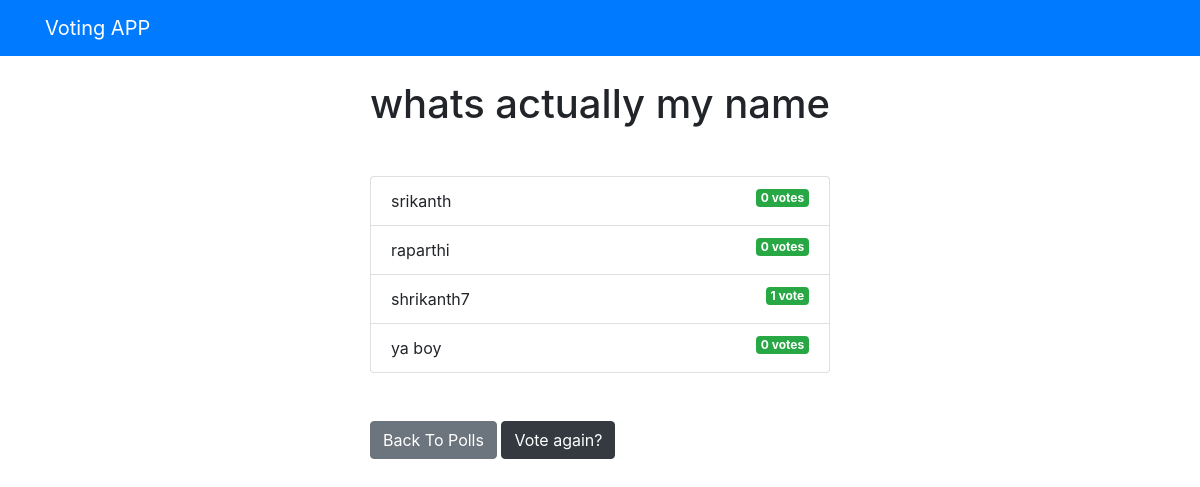
The app's page /polls/2/results/ with its own data.
### polls/models.py (models this page shows, shortened)
class Question(models.Model):
    question_text = models.CharField(max_length=200)
    pub_date = models.DateTimeField('date published')

class Choice(models.Model):
    question = models.ForeignKey(Question, on_delete=models.CASCADE)
    choice_text = models.CharField(max_length=200)
    votes = models.IntegerField(default=0)

### polls/views.py (the view)
# urls.py: path('<int:question_id>/results/', views.results, name='results'),
def results(request, question_id):
    question = get_object_or_404(Question, pk=question_id)
    return render(request, 'polls/results.html', {'question': question})

### templates/polls/results.html
{% extends 'base.html' %}
{% block content %}
<h1 class="mb-5 text-center">{{ question.question_text }}</h1>
<ul class="list-group mb-5">
    {% for choice in question.choice_set.all %}
    <li class="list-group-item">
        {{ choice.choice_text }} <span class="badge badge-success float-right">{{ choice.votes }}
            vote{{ choice.votes | pluralize }}</span>
    </li>
    {% endfor %}
</ul>
<a class="btn btn-secondary" href="{% url 'polls:index' %}">Back To Polls</a>
<a class="btn btn-dark" href="{% url 'polls:detail' question.id %}">Vote again?</a>
{% endblock %}

### templates/base.html (shortened to what this page needs)
<!DOCTYPE html>
<html lang="en">
<head>
    <link rel="stylesheet" href="https://stackpath.bootstrapcdn.com/bootstrap/4.4.1/css/bootstrap.min.css"
>
</head>
<body>
    {% include 'partials/_navbar.html'%}
    <div class="container">
        <div class="row">
            <div class=".col-md-6 m-auto">
                {% block content %}{% endblock%}
            </div>
        </div>
    </div>
</body>
</html>

### templates/partials/_navbar.html
<nav class="navbar navbar-dark bg-primary mb-4">
    <div class="container">
        <a class="navbar-brand" href="/">Voting APP</a>
    </div>
</nav>

### records on screen
Question: question_text "whats actually my name"
Choice: choice_text "srikanth", votes "0", votes|pluralize "s"
Choice: choice_text "raparthi", votes "0", votes|pluralize "s"
Choice: choice_text "shrikanth7", votes "1"
Choice: choice_text "ya boy", votes "0", votes|pluralize "s"
